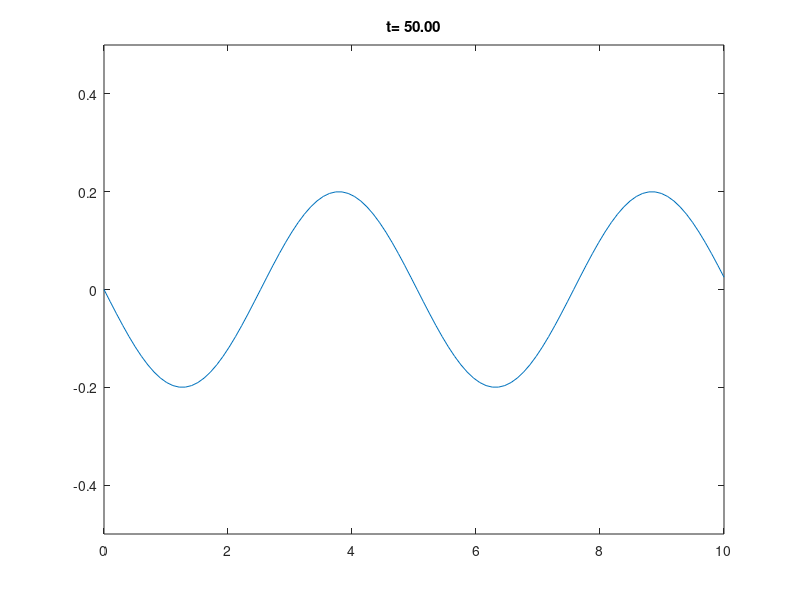

The MATLAB script that drew this image:
clear;
clc;

Lx = 10;
dx = 0.1;
nx = fix(Lx/dx);

x = linspace(0,Lx,nx);

T = 50;

V = zeros(nx,1);   %Voltage
Vm=V; %V at time n-1
Vp=V; %V at time n+1

% I = zeros(nx,1);   %Current
% Im=I; %V at time n-1
% Ip=V; %V at time n+1

CFL = 1;
% b=0.01;
b=0;
c=1;

dt=CFL*dx/c;


t = 0;
while (t<T)
    
    
%     V([1 end])=0; %Reflecting BC
    Vp(1) = V(2)+((CFL-1)/(CFL+1))*(Vp(2)-V(1));%%Absorbing BC
    Vp(end) = V(end-1)+((CFL-1)/(CFL+1))*(Vp(end-1)-V(end));%%Absorbing BC

    %solution
    t=t+dt;
    Vm = V; V = Vp; 
    %save current and previous arrays (when t+dt, we assign Vm1 = V...
    %and assign Vp1 to V)
    
    %%source
    V(1) = dt^2*20*sin(20*pi*t/T);
%     V(1) = 1*gauspuls(t,1,0.1);

    for i = 2:nx-1
        Vp(i) = 2*V(i)- Vm(i) + CFL^2*(V(i+1)-2*V(i)+V(i-1));
    end
    
    
    clf;
    plot(x,V);
    title(sprintf('t= %.2f', t));
    axis([0 Lx -0.5 0.5])
    shg; pause(0.01);
end

%     plot(t,V(end-1));
    